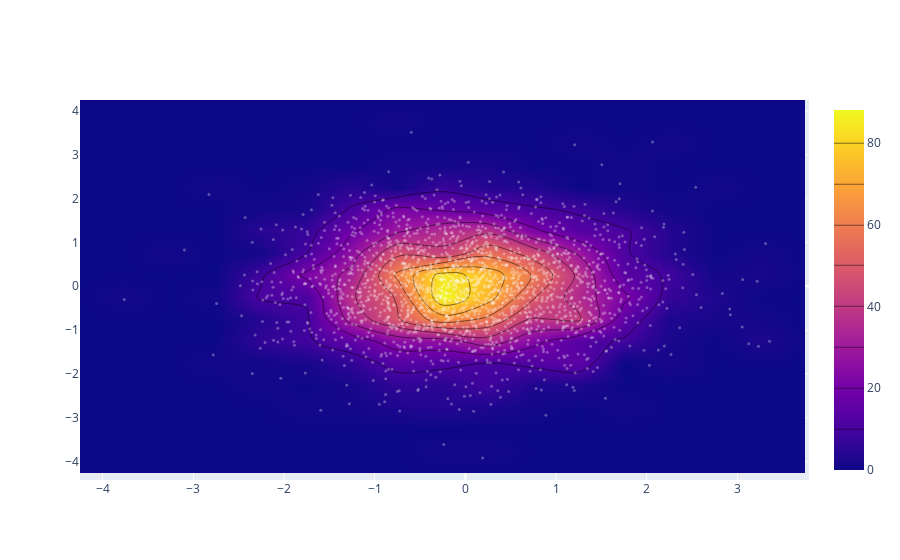

The cell this chart's notebook holds for it:
### Code cell
import plotly.graph_objs as go
import numpy as np
    
x = np.random.randn(2000)
y = np.random.randn(2000)
iplot([go.Histogram2dContour(x=x, y=y,
                             contours=dict (coloring='heatmap')),
       go.Scatter(x=x, y=y, mode='markers',
                  marker=dict(color='white', size=3,
                              opacity=0.3))], show_link=False)

### Figure 1 — Plotly figure (JSON) as saved in the notebook; plotly's stock layout.template omitted (floating-point values rounded to 4 significant figures; data arrays with more than 128 entries replaced by an {"elided": "..."} marker saying what was removed)
{"data": [{"contours": {"coloring": "heatmap"}, "type": "histogram2dcontour", "x": {"elided": "2000 float values"}, "y": {"elided": "2000 float values"}}, {"marker": {"color": "white", "opacity": 0.3, "size": 3}, "mode": "markers", "type": "scatter", "x": {"elided": "2000 float values"}, "y": {"elided": "2000 float values"}}], "layout": {}}
